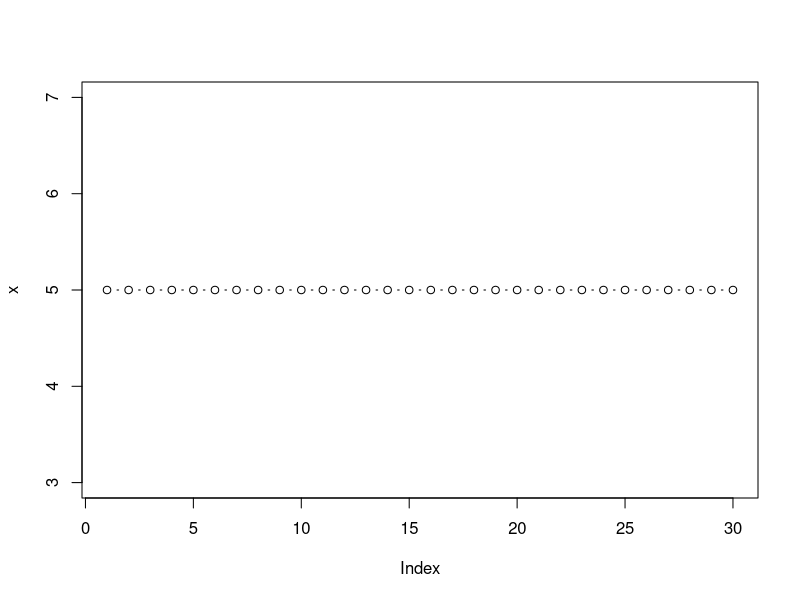
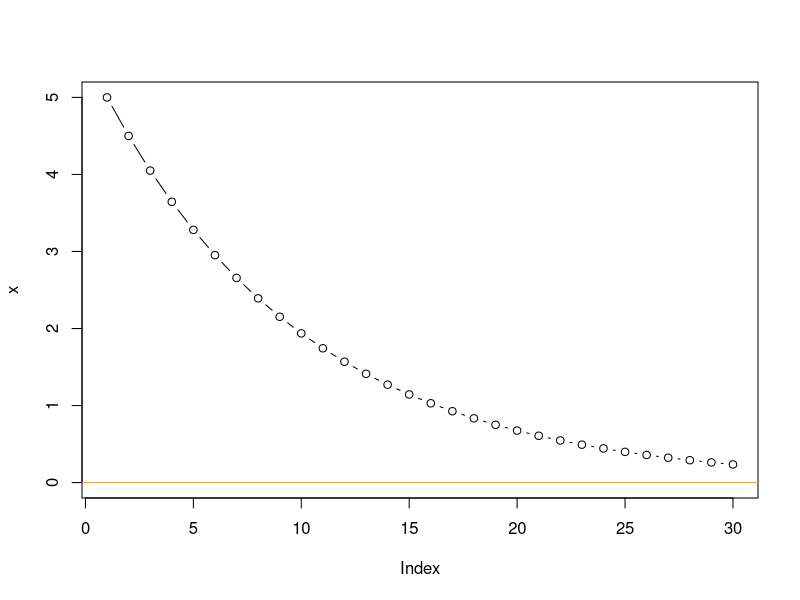
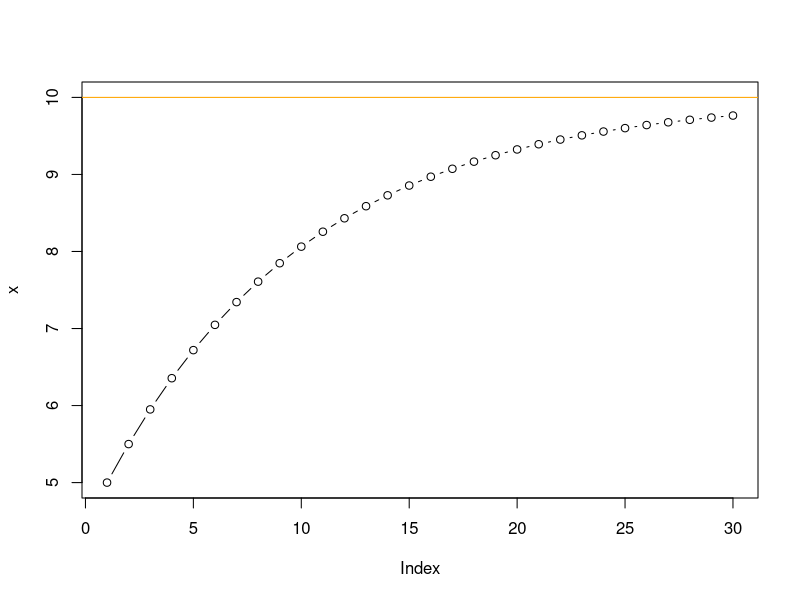
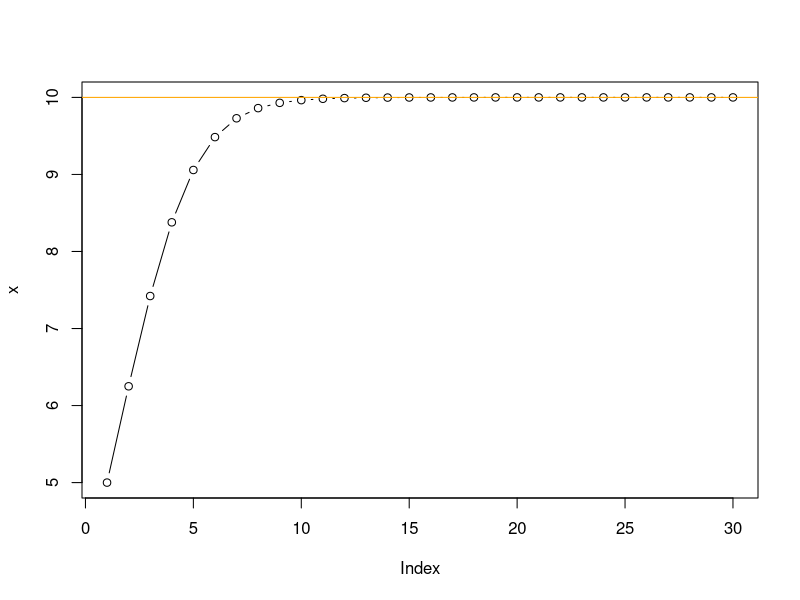
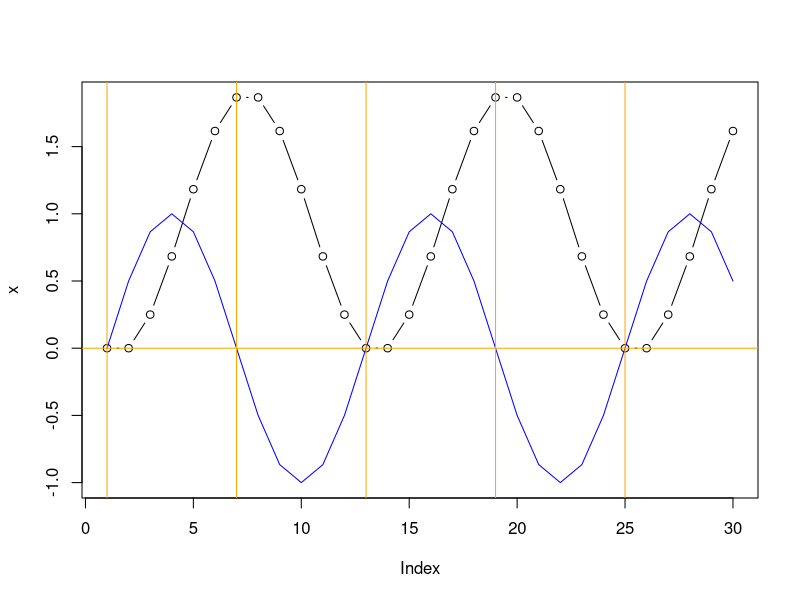
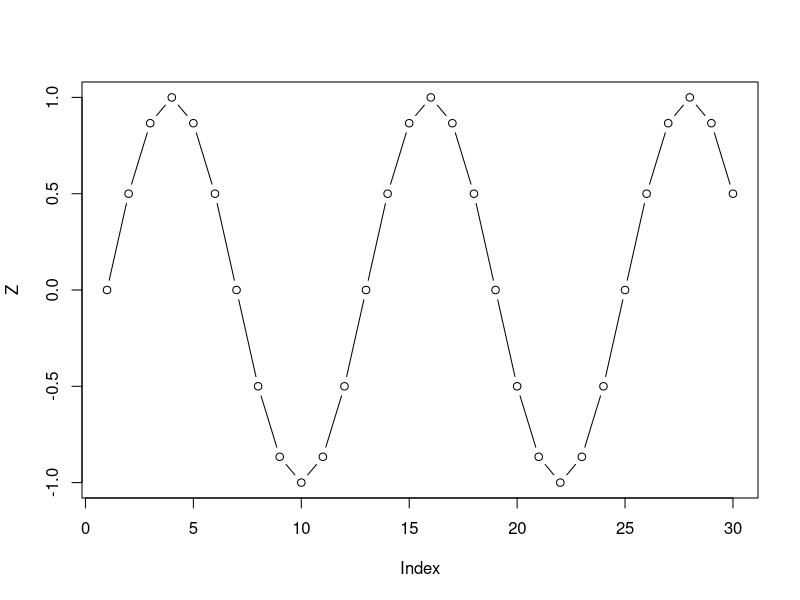
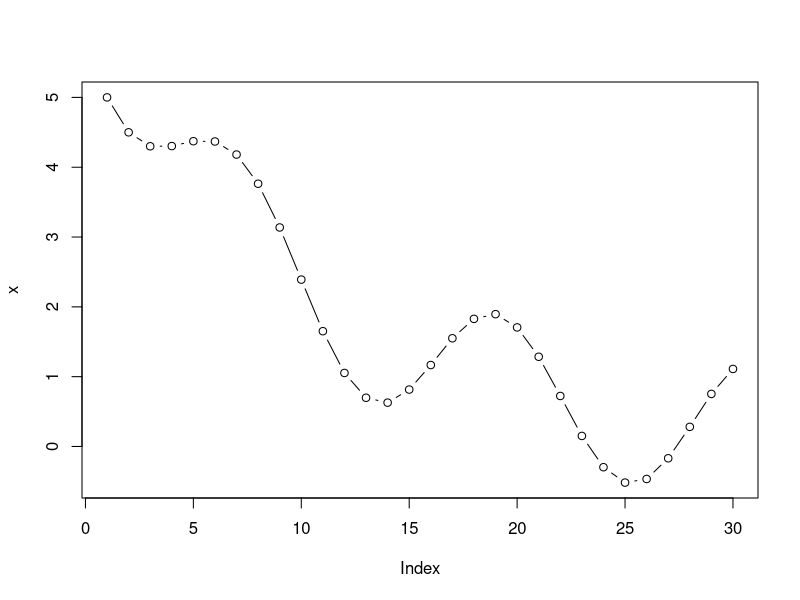
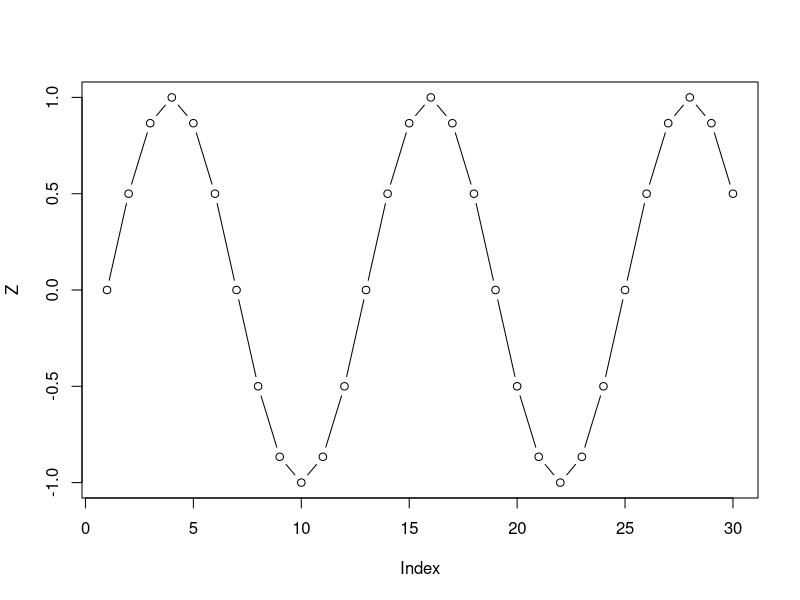

R code for these plots, in order:
## ---- chunk 1
NT = 30
x = rep(NA,NT)

x[1] = 5
for(t in 1:(NT-1)){
  x[t+1] = x[t]
}
plot(x,type="b")
## ---- chunk 2
NT = 30
x = rep(NA,NT)

rho = 0.9
x[1] = 5
for(t in 1:(NT-1)){
  x[t+1] = rho*x[t]
}
plot(x,type='b',ylim=c(0,x[1]))
abline(h=0,col="orange")
## ---- chunk 3
NT = 30
x = rep(NA,NT)

b0 = 1
rho = 0.9
x[1] = 5
for(t in 1:(NT-1)){
  x[t+1] = b0 + rho*x[t]
}
equlib = b0/(1-rho)
plot(x,type='b',ylim=c(x[1],equlib))
abline(h=equlib,col="orange")
## ---- chunk 4
NT = 30
x = rep(NA,NT)

r = 0.5
K = 10
rho = 1+r
b2 = -r/K
x[1] = 5
for(t in 1:(NT-1)){
  x[t+1] = rho*x[t] + b2*x[t]^2
}
plot(x,type='b',ylim=c(x[1],K))
abline(h=K,col="orange")
## ---- chunk 5
NT = 30
x = rep(NA,NT)
Z = sin(1/12*(2*pi)*(0:(NT-1)))
#plot(Z,type="b")

b1 = 0.5
x[1] = 0
for(t in 1:(NT-1)){
  x[t+1] = x[t] + b1*Z[t]
}
#equlib = b2/rho # = K
plot(x,type='b',ylim=range(c(x,Z)))
lines(Z,type='l',col="blue")
abline(h=0,col="orange")
abline(v=seq(1,30,by=6),col="orange")
## ---- chunk 6
NT = 30
x = rep(NA,NT)
Z = sin(1/12*(2*pi)*(0:(NT-1)))
plot(Z,type="b")

rho = 0.9
b1 = 0.5
x[1] = 5
for(t in 1:(NT-1)){
  x[t+1] = rho*x[t] + b1*Z[t]
}
#equlib = b2/rho # = K
plot(x,type='b')#,ylim=c(x[1],equlib))
#abline(h=equlib,col="orange")
## ---- chunk 7
NT = 30
Z = sin(1/12*(2*pi)*(0:(NT-1)))
plot(Z,type="b")

rho = c(0.25,0.9,1.9)
x = K = matrix(NA,length(rho),NT)
a0 = 5
a1 = 3
for(r in seq_along(rho)){
  x[r,1] = 5
  for(t in 1:(NT-1)){
    K[r,t] = a0 + a1*Z[t+1]
    x[r,t+1] = x[r,t] + rho[r]*x[r,t]*(1-x[r,t]/K[r,t])
  }
}
plot(x[1,],type='l',ylim=range(c(x,Z)))
lines(x[2,],col=2)
lines(x[3,],col=3)
lines(Z,col="blue")
#lines(K[1,],col="purple")
abline(h=0,col="orange")
abline(v=seq(1,30,by=6),col="orange")
legend("topright",legend=c(rho,"Z"),lwd=2,col=c(1:3,"blue"))

for(i in seq_along(rho)){
  plot(Z,x[i,],col=i,asp=1)
  abline(lm(x[i,]~Z),lty=2)
}
## ---- chunk 8
NT = 30
Z = sin(1/12*(2*pi)*(0:(NT-1)))

rho = c(0.25,0.6,0.95)
x = matrix(NA,length(rho),NT)
b1 = 0.5
for(r in seq_along(rho)){
  x[r,1] = 0
  for(t in 1:(NT-1)){
    x[r,t+1] = rho[r]*x[r,t] + b1*(Z[t+1]-Z[t])
  }
}
plot(x[1,],type='l',ylim=range(c(x,Z)))
lines(x[2,],col=2)
lines(x[3,],col=3)
lines(Z,col="blue")
#lines(K[1,],col="purple")
abline(h=0,col="orange")
abline(v=seq(1,30,by=6),col="orange")
legend("topright",legend=c(rho,"Z"),lwd=2,col=c(1:3,"blue"))

for(i in seq_along(rho)){
  plot(Z,x[i,],col=i,asp=1)
  abline(lm(x[i,]~Z),lty=2)
}
## ---- chunk 9
NT = 30
b0 = 1
rho = 0.7
rho2 = c(0.2,-0.2)
x = matrix(NA,length(rho2),NT)
for(r in seq_along(rho2)){
  x[r,1] = 5
  for(t in 1:(NT-1)){
    if(t>1){lag = rho2[r]*x[r,t-1]} else {lag=0}
    x[r,t+1] = b0 + rho*x[r,t] + lag
  }
}
plot(x[1,],type='l',ylim=range(x))
lines(x[2,],col=2)
legend("topright",legend=c(rho2),lwd=2,col=c(1:2))
